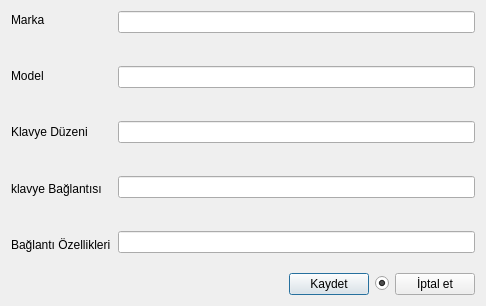
<?xml version="1.0" encoding="UTF-8"?>
<ui version="4.0">
 <class>TKNKlavyePencere</class>
 <widget class="QDialog" name="TKNKlavyePencere">
  <property name="geometry">
   <rect>
    <x>0</x>
    <y>0</y>
    <width>486</width>
    <height>306</height>
   </rect>
  </property>
  <property name="windowTitle">
   <string>Dialog</string>
  </property>
  <layout class="QVBoxLayout" name="verticalLayout_3">
   <item>
    <layout class="QHBoxLayout" name="horizontalLayout">
     <property name="spacing">
      <number>7</number>
     </property>
     <item>
      <layout class="QVBoxLayout" name="verticalLayout">
       <property name="spacing">
        <number>39</number>
       </property>
       <item>
        <widget class="QLabel" name="label">
         <property name="text">
          <string>Marka</string>
         </property>
         <property name="buddy">
          <cstring>lineEdit</cstring>
         </property>
        </widget>
       </item>
       <item>
        <widget class="QLabel" name="label_2">
         <property name="text">
          <string>Model</string>
         </property>
         <property name="buddy">
          <cstring>lineEdit_2</cstring>
         </property>
        </widget>
       </item>
       <item>
        <widget class="QLabel" name="label_3">
         <property name="text">
          <string>Klavye Düzeni</string>
         </property>
         <property name="buddy">
          <cstring>lineEdit_3</cstring>
         </property>
        </widget>
       </item>
       <item>
        <widget class="QLabel" name="label_4">
         <property name="text">
          <string>klavye Bağlantısı</string>
         </property>
         <property name="buddy">
          <cstring>lineEdit_4</cstring>
         </property>
        </widget>
       </item>
       <item>
        <widget class="QLabel" name="label_5">
         <property name="text">
          <string>Bağlantı Özellikleri</string>
         </property>
         <property name="buddy">
          <cstring>lineEdit_5</cstring>
         </property>
        </widget>
       </item>
      </layout>
     </item>
     <item>
      <layout class="QVBoxLayout" name="verticalLayout_2">
       <property name="spacing">
        <number>33</number>
       </property>
       <item>
        <widget class="QLineEdit" name="lineEdit"/>
       </item>
       <item>
        <widget class="QLineEdit" name="lineEdit_2"/>
       </item>
       <item>
        <widget class="QLineEdit" name="lineEdit_3"/>
       </item>
       <item>
        <widget class="QLineEdit" name="lineEdit_4"/>
       </item>
       <item>
        <widget class="QLineEdit" name="lineEdit_5"/>
       </item>
      </layout>
     </item>
    </layout>
   </item>
   <item>
    <spacer name="verticalSpacer">
     <property name="orientation">
      <enum>Qt::Vertical</enum>
     </property>
     <property name="sizeType">
      <enum>QSizePolicy::Expanding</enum>
     </property>
     <property name="sizeHint" stdset="0">
      <size>
       <width>20</width>
       <height>40</height>
      </size>
     </property>
    </spacer>
   </item>
   <item>
    <layout class="QHBoxLayout" name="horizontalLayout_2">
     <item>
      <spacer name="horizontalSpacer">
       <property name="orientation">
        <enum>Qt::Horizontal</enum>
       </property>
       <property name="sizeHint" stdset="0">
        <size>
         <width>40</width>
         <height>20</height>
        </size>
       </property>
      </spacer>
     </item>
     <item>
      <widget class="QPushButton" name="pushButton">
       <property name="text">
        <string>Kaydet</string>
       </property>
      </widget>
     </item>
     <item>
      <widget class="QRadioButton" name="radioButton">
       <property name="text">
        <string/>
       </property>
       <property name="checked">
        <bool>true</bool>
       </property>
      </widget>
     </item>
     <item>
      <widget class="QPushButton" name="pushButton_2">
       <property name="text">
        <string>İptal et</string>
       </property>
      </widget>
     </item>
    </layout>
   </item>
  </layout>
 </widget>
 <resources/>
 <connections>
  <connection>
   <sender>pushButton</sender>
   <signal>clicked()</signal>
   <receiver>TKNKlavyePencere</receiver>
   <slot>accept()</slot>
   <hints>
    <hint type="sourcelabel">
     <x>276</x>
     <y>281</y>
    </hint>
    <hint type="destinationlabel">
     <x>168</x>
     <y>281</y>
    </hint>
   </hints>
  </connection>
  <connection>
   <sender>pushButton_2</sender>
   <signal>clicked()</signal>
   <receiver>TKNKlavyePencere</receiver>
   <slot>reject()</slot>
   <hints>
    <hint type="sourcelabel">
     <x>399</x>
     <y>284</y>
    </hint>
    <hint type="destinationlabel">
     <x>45</x>
     <y>291</y>
    </hint>
   </hints>
  </connection>
 </connections>
</ui>
